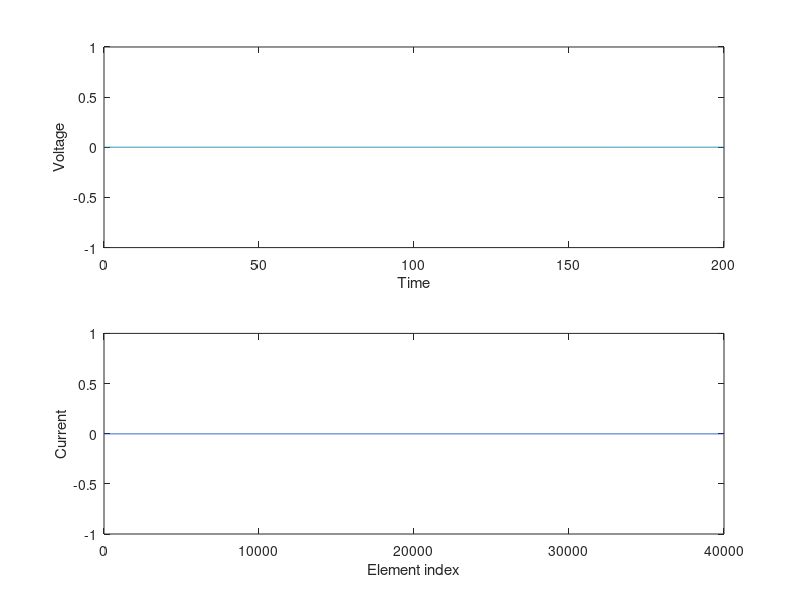

MATLAB code to generate this figure:
% LIF complete model

dt = 0.01; % Simulation time step
Duration = 200; % Simulation length
T = ceil(Duration/dt);
t = (1:T) * dt; % Simulation time points in ms


vr = 0; % in mv, resting potential
tau_m = 20; %Arbitrary
tau_peak = 1;
K = t .* exp(-t/tau_peak); 
v = vr * ones(1,T); % Vector of output voltage
% RI = 0.02; % A constant value in the diffrential equation of V
R = 1;
%I = ones(50,2*T-1); % for inhibitory and excitatory
I = ones(1,T);
dv = 0;
flag = 0;

% poisson distribution
lambda = 3000;
%vector = zeros(50,T);for inhibitory and excitatory
vector = zeros(1,T);
probabilities = poisspdf(1:T,lambda);
% I_total = zeros(1,2*T-1);% for inhibitory and excitatory
% coutnerInhibitory = 0;
% coutnerTot = 0;
% for j=1:50% 50 currents for inhibitory and excitatory
    for i=1:T
        % for inhibitory and excitatory
%          vector(j,i) = binornd(1,probabilities(i));
           vector(i) = binornd(1,probabilities(i));
    end
%     I(j,:) = conv(K,vector(j,:)); % for inhibitory and excitatory
      I = conv(K,vector);
%     coutnerTot = coutnerTot + 1; % for inhibitory and excitatory
%     flag = binornd(1,0.43); % for inhibitory and excitatory
%     if(flag == 0) % for inhibitory and excitatory
%         I_total = I_total + I(j,:); % for inhibitory and excitatory
%     else
%         I_total = I_total - I(j,:); % for inhibitory and excitatory
%         coutnerInhibitory = coutnerInhibitory + 1; % for inhibitory and excitatory
%     end% for inhibitory and excitatory
%end



% Euler method for v(t)
for i=1:(T-1)
    if(v(i) < 0.02)
    %dv = (-v(i) + R*I_total(i)) / tau_m; for inhibitory and excitatory
    dv = (-v(i) + R*I(i)) / tau_m; 
    v(i+1) = v(i) + dv*dt;
    else
        v(i+1) = 0;
    end
end
subplot(2,1,1);
plot(t,v);
xlabel('Time');
ylabel('Voltage');
subplot(2,1,2);
%plot(I_total); %for inhibitory and excitatory
plot(I); %deactive this for inhibitory and excitatory
xlabel('Element index');
ylabel('Current');



